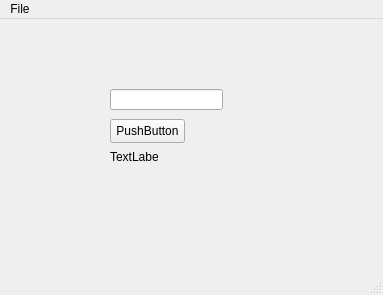
<?xml version="1.0" encoding="UTF-8"?>
<ui version="4.0">
 <class>MainWindow</class>
 <widget class="QMainWindow" name="MainWindow">
  <property name="geometry">
   <rect>
    <x>0</x>
    <y>0</y>
    <width>383</width>
    <height>295</height>
   </rect>
  </property>
  <property name="windowTitle">
   <string>MainWindow</string>
  </property>
  <widget class="QWidget" name="centralwidget">
   <widget class="QPushButton" name="pushButton">
    <property name="geometry">
     <rect>
      <x>110</x>
      <y>100</y>
      <width>75</width>
      <height>24</height>
     </rect>
    </property>
    <property name="text">
     <string>PushButton</string>
    </property>
   </widget>
   <widget class="QLineEdit" name="lineEdit">
    <property name="geometry">
     <rect>
      <x>110</x>
      <y>70</y>
      <width>113</width>
      <height>21</height>
     </rect>
    </property>
   </widget>
   <widget class="QLabel" name="label">
    <property name="geometry">
     <rect>
      <x>110</x>
      <y>130</y>
      <width>49</width>
      <height>16</height>
     </rect>
    </property>
    <property name="text">
     <string>TextLabel</string>
    </property>
   </widget>
  </widget>
  <widget class="QMenuBar" name="menubar">
   <property name="geometry">
    <rect>
     <x>0</x>
     <y>0</y>
     <width>383</width>
     <height>22</height>
    </rect>
   </property>
   <widget class="QMenu" name="menuFile">
    <property name="title">
     <string>File</string>
    </property>
    <addaction name="actionNEw"/>
    <addaction name="actionSave"/>
    <addaction name="actionSave_As"/>
   </widget>
   <addaction name="menuFile"/>
  </widget>
  <widget class="QStatusBar" name="statusbar"/>
  <action name="actionNEw">
   <property name="text">
    <string>New</string>
   </property>
  </action>
  <action name="actionSave">
   <property name="text">
    <string>Save</string>
   </property>
  </action>
  <action name="actionSave_As">
   <property name="text">
    <string>Save As</string>
   </property>
  </action>
 </widget>
 <resources/>
 <connections/>
</ui>
